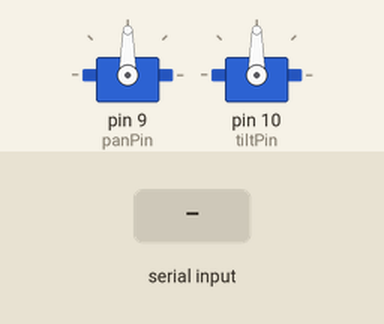
Recording of a sketch running on a simulated Arduino Uno, built with avr-gcc and run on an emulated ATmega328P. Shown: 2 × servo. Inputs (shaded band) come from the test bench.

Above: at 1.2 s.
1.3 s: "90,45\n" received over Serial
At 2.3 s:
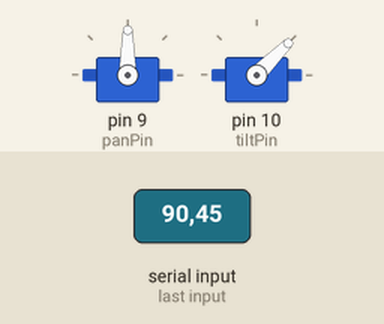
4.3 s: "30,150\n" received over Serial
At 4.7 s:
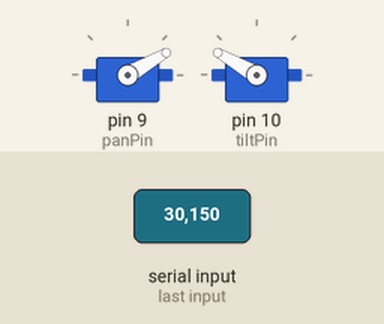
7.3 s: "90\n" received over Serial
At 8.7 s:
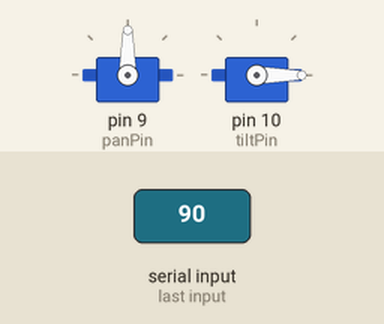
9.8 s: "200\n" received over Serial
At 11.9 s:
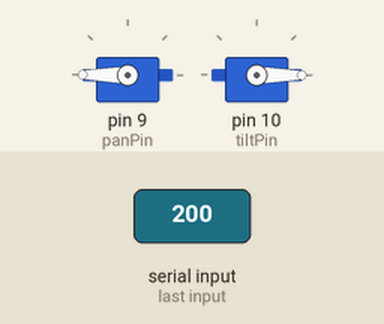
12.3 s: "1,90\n" received over Serial
At 13.1 s:
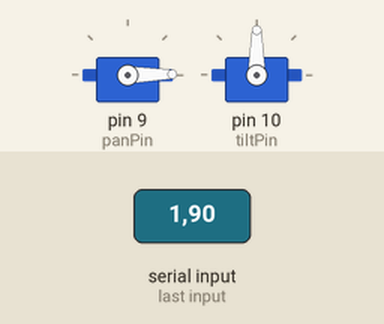
15.3 s: "1,90,45\n" received over Serial
At 17.4 s:
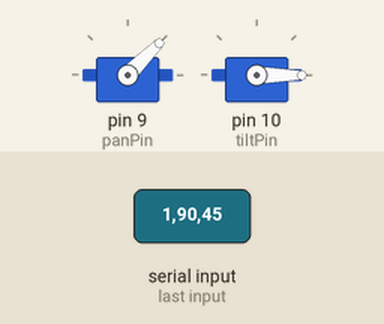
Timing chart, 0 to 18.8 s (numbered marks = the images above; inputs shaded):
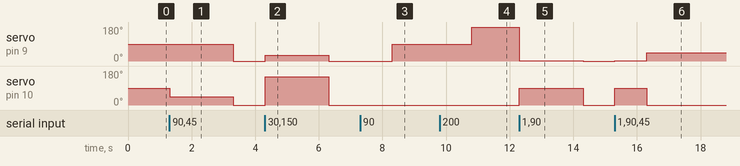

Measured:
- after the input at 1.3 s, servo on pin 9 (panPin): 90° → 0° after 2.0 s; servo on pin 10 (tiltPin): 90° → 45° at once, → 0° 2.0 s later
- after the input at 4.3 s, servo on pin 9 (panPin): 0° → 30° at once, → 0° 2.0 s later; servo on pin 10 (tiltPin): 0° → 150° at once, → 0° 2.0 s later
- after the input at 7.3 s, servo on pin 9 (panPin): 0° → 90° after 1.0 s
- after the input at 9.8 s, servo on pin 9 (panPin): 90° → 180° after 1.0 s
- after the input at 12.3 s, servo on pin 9 (panPin): 180° → 1° at once, → 0° 2.0 s later; servo on pin 10 (tiltPin): 0° → 90° at once, → 0° 2.0 s later
- after the input at 15.3 s, servo on pin 9 (panPin): 0° → 1° at once, → 45° 1.0 s later; servo on pin 10 (tiltPin): 0° → 90° at once, → 0° 1.0 s later

The sketch:

face_tracking_gimbal.ino
```cpp
#include <Servo.h>

Servo panServo;
Servo tiltServo;

int panPin = 9;
int tiltPin = 10;

void setup() {
  panServo.attach(panPin);
  tiltServo.attach(tiltPin);
  Serial.begin(9600);
}

void loop() {
  if (Serial.available()) {
    int panAngle = Serial.parseInt();
    int tiltAngle = Serial.parseInt();
    panServo.write(panAngle);
    tiltServo.write(tiltAngle);
  }
}
```
